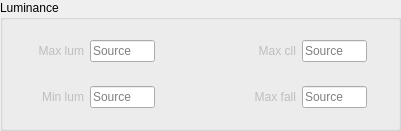
                        <widget class="QGroupBox" name="groupBoxSettings_8">
                         <property name="title">
                          <string>Luminance</string>
                         </property>
                         <layout class="QGridLayout" name="gridLayout_29">
                          <property name="topMargin">
                           <number>20</number>
                          </property>
                          <property name="bottomMargin">
                           <number>20</number>
                          </property>
                          <item row="0" column="0">
                           <layout class="QGridLayout" name="gridLayout_34">
                            <property name="topMargin">
                             <number>0</number>
                            </property>
                            <property name="verticalSpacing">
                             <number>24</number>
                            </property>
                            <item row="1" column="5">
                             <widget class="QLineEdit" name="lineEdit_max_cll">
                              <property name="minimumSize">
                               <size>
                                <width>65</width>
                                <height>0</height>
                               </size>
                              </property>
                              <property name="maximumSize">
                               <size>
                                <width>65</width>
                                <height>25</height>
                               </size>
                              </property>
                              <property name="text">
                               <string/>
                              </property>
                              <property name="placeholderText">
                               <string>Source</string>
                              </property>
                             </widget>
                            </item>
                            <item row="2" column="1" alignment="Qt::AlignRight">
                             <widget class="QLabel" name="label_credits_105">
                              <property name="enabled">
                               <bool>false</bool>
                              </property>
                              <property name="minimumSize">
                               <size>
                                <width>0</width>
                                <height>0</height>
                               </size>
                              </property>
                              <property name="maximumSize">
                               <size>
                                <width>60</width>
                                <height>25</height>
                               </size>
                              </property>
                              <property name="autoFillBackground">
                               <bool>false</bool>
                              </property>
                              <property name="text">
                               <string>Min lum</string>
                              </property>
                              <property name="alignment">
                               <set>Qt::AlignRight|Qt::AlignTrailing|Qt::AlignVCenter</set>
                              </property>
                             </widget>
                            </item>
                            <item row="1" column="4" alignment="Qt::AlignRight">
                             <widget class="QLabel" name="label_credits_106">
                              <property name="enabled">
                               <bool>false</bool>
                              </property>
                              <property name="minimumSize">
                               <size>
                                <width>55</width>
                                <height>0</height>
                               </size>
                              </property>
                              <property name="maximumSize">
                               <size>
                                <width>55</width>
                                <height>25</height>
                               </size>
                              </property>
                              <property name="autoFillBackground">
                               <bool>false</bool>
                              </property>
                              <property name="text">
                               <string>Max cll</string>
                              </property>
                              <property name="alignment">
                               <set>Qt::AlignRight|Qt::AlignTrailing|Qt::AlignVCenter</set>
                              </property>
                             </widget>
                            </item>
                            <item row="1" column="0">
                             <spacer name="horizontalSpacer_2">
                              <property name="orientation">
                               <enum>Qt::Horizontal</enum>
                              </property>
                              <property name="sizeHint" stdset="0">
                               <size>
                                <width>20</width>
                                <height>20</height>
                               </size>
                              </property>
                             </spacer>
                            </item>
                            <item row="2" column="2">
                             <widget class="QLineEdit" name="lineEdit_min_lum">
                              <property name="minimumSize">
                               <size>
                                <width>65</width>
                                <height>0</height>
                               </size>
                              </property>
                              <property name="maximumSize">
                               <size>
                                <width>65</width>
                                <height>25</height>
                               </size>
                              </property>
                              <property name="text">
                               <string/>
                              </property>
                              <property name="placeholderText">
                               <string>Source</string>
                              </property>
                             </widget>
                            </item>
                            <item row="2" column="4" alignment="Qt::AlignRight">
                             <widget class="QLabel" name="label_credits_107">
                              <property name="enabled">
                               <bool>false</bool>
                              </property>
                              <property name="minimumSize">
                               <size>
                                <width>0</width>
                                <height>0</height>
                               </size>
                              </property>
                              <property name="maximumSize">
                               <size>
                                <width>55</width>
                                <height>25</height>
                               </size>
                              </property>
                              <property name="autoFillBackground">
                               <bool>false</bool>
                              </property>
                              <property name="text">
                               <string>Max fall</string>
                              </property>
                              <property name="alignment">
                               <set>Qt::AlignRight|Qt::AlignTrailing|Qt::AlignVCenter</set>
                              </property>
                             </widget>
                            </item>
                            <item row="1" column="6">
                             <spacer name="horizontalSpacer_3">
                              <property name="orientation">
                               <enum>Qt::Horizontal</enum>
                              </property>
                              <property name="sizeHint" stdset="0">
                               <size>
                                <width>20</width>
                                <height>20</height>
                               </size>
                              </property>
                             </spacer>
                            </item>
                            <item row="1" column="2">
                             <widget class="QLineEdit" name="lineEdit_max_lum">
                              <property name="enabled">
                               <bool>true</bool>
                              </property>
                              <property name="minimumSize">
                               <size>
                                <width>65</width>
                                <height>0</height>
                               </size>
                              </property>
                              <property name="maximumSize">
                               <size>
                                <width>65</width>
                                <height>25</height>
                               </size>
                              </property>
                              <property name="styleSheet">
                               <string notr="true"/>
                              </property>
                              <property name="text">
                               <string/>
                              </property>
                              <property name="placeholderText">
                               <string>Source</string>
                              </property>
                             </widget>
                            </item>
                            <item row="2" column="5">
                             <widget class="QLineEdit" name="lineEdit_max_fall">
                              <property name="minimumSize">
                               <size>
                                <width>65</width>
                                <height>0</height>
                               </size>
                              </property>
                              <property name="maximumSize">
                               <size>
                                <width>65</width>
                                <height>25</height>
                               </size>
                              </property>
                              <property name="text">
                               <string/>
                              </property>
                              <property name="placeholderText">
                               <string>Source</string>
                              </property>
                             </widget>
                            </item>
                            <item row="1" column="1" alignment="Qt::AlignRight">
                             <widget class="QLabel" name="label_credits_92">
                              <property name="enabled">
                               <bool>false</bool>
                              </property>
                              <property name="minimumSize">
                               <size>
                                <width>50</width>
                                <height>0</height>
                               </size>
                              </property>
                              <property name="maximumSize">
                               <size>
                                <width>60</width>
                                <height>25</height>
                               </size>
                              </property>
                              <property name="autoFillBackground">
                               <bool>false</bool>
                              </property>
                              <property name="text">
                               <string>Max lum</string>
                              </property>
                              <property name="alignment">
                               <set>Qt::AlignRight|Qt::AlignTrailing|Qt::AlignVCenter</set>
                              </property>
                             </widget>
                            </item>
                            <item row="1" column="3">
                             <spacer name="horizontalSpacer_24">
                              <property name="orientation">
                               <enum>Qt::Horizontal</enum>
                              </property>
                              <property name="sizeType">
                               <enum>QSizePolicy::Fixed</enum>
                              </property>
                              <property name="sizeHint" stdset="0">
                               <size>
                                <width>80</width>
                                <height>20</height>
                               </size>
                              </property>
                             </spacer>
                            </item>
                           </layout>
                          </item>
                         </layout>
                        </widget>
